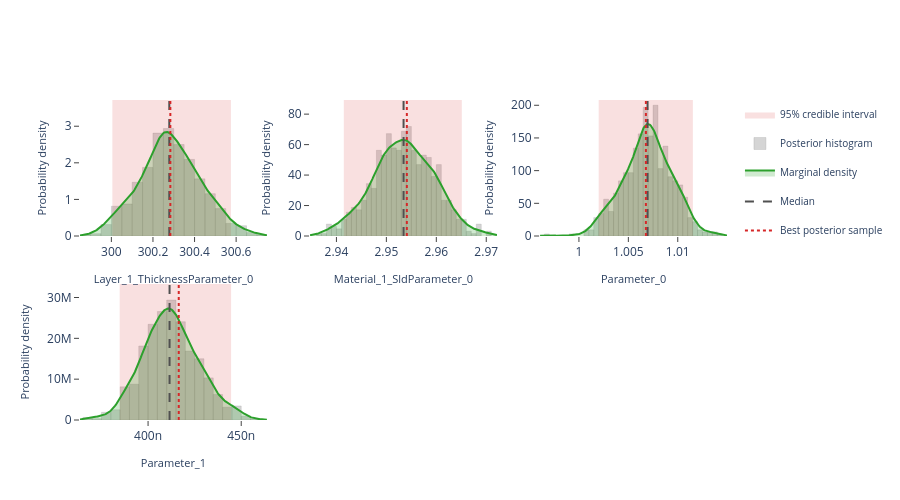

Notebook cell for this chart:
### Markdown cell above
## Interactive posterior plots

The next three cells render the same Plotly figures that are shown on the
Bayesian Posterior tab of the EasyReflectometryApp:

* **Marginals** — per-parameter distribution: histogram + smooth KDE marginal,
  shaded 95% credible interval, and median / best-sample lines
  (`plot_distribution` or `posterior.distribution()`)
* **Corner plot** — pairwise marginals + 2-D contours + scatter (`plot_corner`)
* **Traces** — per-chain trace + marginal histogram (`plot_trace`)

The standalone helpers are called with ``return_figure=True`` so they return a
Plotly ``Figure`` that we render in the notebook with ``fig.show()``; the
``PosteriorResults`` methods return the figure directly.

### Code cell
# ---- Marginal posterior distributions ---------------------------------------
# One panel per free parameter, each overlaying the posterior histogram, a
# smooth Gaussian-KDE marginal, the shaded 95% credible interval, and the
# median / best-sample reference lines.  Mirrors the "Marginals" sub-tab in
# the EasyReflectometryApp.

# The PosteriorResults method passes ``logp`` through automatically so the
# best posterior sample (MAP) line is drawn:
fig = posterior.distribution()
fig.show()

# Standalone equivalent (pass ``logp`` to get the best-sample line):
# fig = plot_distribution(
#     posterior.draws,
#     posterior.param_names,
#     logp=posterior.logp,
#     return_figure=True,
# )
# fig.show()

### Figure 1 — Plotly figure (JSON) as saved in the notebook; plotly's stock layout.template omitted (floating-point values rounded to 4 significant figures; data arrays with more than 128 entries replaced by an {"elided": "..."} marker saying what was removed)
{"data": [{"fill": "toself", "fillcolor": "rgba(214, 39, 40, 0.14)", "hoverinfo": "skip", "legendgroup": "95% credible interval", "line": {"color": "rgba(214, 39, 40, 0.14)", "width": 0}, "mode": "lines", "name": "95% credible interval", "showlegend": true, "type": "scatter", "x": [300.0, 300.6, 300.6, 300.0, 300.0], "xaxis": "x", "y": [0.0, 0.0, 3.717, 3.717, 0.0], "yaxis": "y"}, {"histnorm": "probability density", "hovertemplate": "sample=%{x:.4f}<br>density: %{y:.2f}<extra></extra>", "legendgroup": "histogram", "marker": {"color": "rgba(120, 120, 120, 0.38)", "line": {"color": "rgba(120, 120, 120, 0.24)", "width": 1}}, "name": "Posterior histogram", "nbinsx": 40, "opacity": 0.82, "showlegend": true, "type": "histogram", "x": {"elided": "640 float values"}, "xaxis": "x", "yaxis": "y"}, {"fill": "tozeroy", "fillcolor": "rgba(44, 160, 44, 0.22)", "hovertemplate": "Layer_1_ThicknessParameter_0: %{x:.4f}<br>density: %{y:.4f}<extra></extra>", "legendgroup": "marginal", "line": {"color": "rgb(44, 160, 44)", "width": 2}, "mode": "lines", "name": "Marginal density", "showlegend": true, "type": "scatter", "x": {"elided": "256 float values"}, "xaxis": "x", "y": {"elided": "256 float values"}, "yaxis": "y"}, {"hovertemplate": "Median: %{x:.4f}<extra></extra>", "legendgroup": "Median", "line": {"color": "rgb(80, 80, 80)", "dash": "dash", "width": 2}, "mode": "lines", "name": "Median", "showlegend": true, "type": "scatter", "x": [300.3, 300.3], "xaxis": "x", "y": [0.0, 3.717], "yaxis": "y"}, {"hovertemplate": "Best posterior sample: %{x:.4f}<extra></extra>", "legendgroup": "Best posterior sample", "line": {"color": "rgb(214, 39, 40)", "dash": "dot", "width": 2}, "mode": "lines", "name": "Best posterior sample", "showlegend": true, "type": "scatter", "x": [300.3, 300.3], "xaxis": "x", "y": [0.0, 3.717], "yaxis": "y"}, {"fill": "toself", "fillcolor": "rgba(214, 39, 40, 0.14)", "hoverinfo": "skip", "legendgroup": "95% credible interval", "line": {"color": "rgba(214, 39, 40, 0.14)", "width": 0}, "mode": "lines", "name": "95% credible interval", "showlegend": false, "type": "scatter", "x": [2.941, 2.965, 2.965, 2.941, 2.941], "xaxis": "x2", "y": [0.0, 0.0, 89.28, 89.28, 0.0], "yaxis": "y2"}, {"histnorm": "probability density", "hovertemplate": "sample=%{x:.4f}<br>density: %{y:.2f}<extra></extra>", "legendgroup": "histogram", "marker": {"color": "rgba(120, 120, 120, 0.38)", "line": {"color": "rgba(120, 120, 120, 0.24)", "width": 1}}, "name": "Posterior histogram", "nbinsx": 40, "opacity": 0.82, "showlegend": false, "type": "histogram", "x": {"elided": "640 float values"}, "xaxis": "x2", "yaxis": "y2"}, {"fill": "tozeroy", "fillcolor": "rgba(44, 160, 44, 0.22)", "hovertemplate": "Material_1_SldParameter_0: %{x:.4f}<br>density: %{y:.4f}<extra></extra>", "legendgroup": "marginal", "line": {"color": "rgb(44, 160, 44)", "width": 2}, "mode": "lines", "name": "Marginal density", "showlegend": false, "type": "scatter", "x": {"elided": "256 float values"}, "xaxis": "x2", "y": {"elided": "256 float values"}, "yaxis": "y2"}, {"hovertemplate": "Median: %{x:.4f}<extra></extra>", "legendgroup": "Median", "line": {"color": "rgb(80, 80, 80)", "dash": "dash", "width": 2}, "mode": "lines", "name": "Median", "showlegend": false, "type": "scatter", "x": [2.953, 2.953], "xaxis": "x2", "y": [0.0, 89.28], "yaxis": "y2"}, {"hovertemplate": "Best posterior sample: %{x:.4f}<extra></extra>", "legendgroup": "Best posterior sample", "line": {"color": "rgb(214, 39, 40)", "dash": "dot", "width": 2}, "mode": "lines", "name": "Best posterior sample", "showlegend": false, "type": "scatter", "x": [2.954, 2.954], "xaxis": "x2", "y": [0.0, 89.28], "yaxis": "y2"}, {"fill": "toself", "fillcolor": "rgba(214, 39, 40, 0.14)", "hoverinfo": "skip", "legendgroup": "95% credible interval", "line": {"color": "rgba(214, 39, 40, 0.14)", "width": 0}, "mode": "lines", "name": "95% credible interval", "showlegend": false, "type": "scatter", "x": [1.002, 1.012, 1.012, 1.002, 1.002], "xaxis": "x3", "y": [0.0, 0.0, 208.1, 208.1, 0.0], "yaxis": "y3"}, {"histnorm": "probability density", "hovertemplate": "sample=%{x:.4f}<br>density: %{y:.2f}<extra></extra>", "legendgroup": "histogram", "marker": {"color": "rgba(120, 120, 120, 0.38)", "line": {"color": "rgba(120, 120, 120, 0.24)", "width": 1}}, "name": "Posterior histogram", "nbinsx": 40, "opacity": 0.82, "showlegend": false, "type": "histogram", "x": {"elided": "640 float values"}, "xaxis": "x3", "yaxis": "y3"}, {"fill": "tozeroy", "fillcolor": "rgba(44, 160, 44, 0.22)", "hovertemplate": "Parameter_0: %{x:.4f}<br>density: %{y:.4f}<extra></extra>", "legendgroup": "marginal", "line": {"color": "rgb(44, 160, 44)", "width": 2}, "mode": "lines", "name": "Marginal density", "showlegend": false, "type": "scatter", "x": {"elided": "256 float values"}, "xaxis": "x3", "y": {"elided": "256 float values"}, "yaxis": "y3"}, {"hovertemplate": "Median: %{x:.4f}<extra></extra>", "legendgroup": "Median", "line": {"color": "rgb(80, 80, 80)", "dash": "dash", "width": 2}, "mode": "lines", "name": "Median", "showlegend": false, "type": "scatter", "x": [1.007, 1.007], "xaxis": "x3", "y": [0.0, 208.1], "yaxis": "y3"}, {"hovertemplate": "Best posterior sample: %{x:.4f}<extra></extra>", "legendgroup": "Best posterior sample", "line": {"color": "rgb(214, 39, 40)", "dash": "dot", "width": 2}, "mode": "lines", "name": "Best posterior sample", "showlegend": false, "type": "scatter", "x": [1.007, 1.007], "xaxis": "x3", "y": [0.0, 208.1], "yaxis": "y3"}, {"fill": "toself", "fillcolor": "rgba(214, 39, 40, 0.14)", "hoverinfo": "skip", "legendgroup": "95% credible interval", "line": {"color": "rgba(214, 39, 40, 0.14)", "width": 0}, "mode": "lines", "name": "95% credible interval", "showlegend": false, "type": "scatter", "x": [3.848e-07, 4.446e-07, 4.446e-07, 3.848e-07, 3.848e-07], "xaxis": "x4", "y": [0.0, 0.0, 33310000.0, 33310000.0, 0.0], "yaxis": "y4"}, {"histnorm": "probability density", "hovertemplate": "sample=%{x:.4f}<br>density: %{y:.2f}<extra></extra>", "legendgroup": "histogram", "marker": {"color": "rgba(120, 120, 120, 0.38)", "line": {"color": "rgba(120, 120, 120, 0.24)", "width": 1}}, "name": "Posterior histogram", "nbinsx": 40, "opacity": 0.82, "showlegend": false, "type": "histogram", "x": {"elided": "640 float values"}, "xaxis": "x4", "yaxis": "y4"}, {"fill": "tozeroy", "fillcolor": "rgba(44, 160, 44, 0.22)", "hovertemplate": "Parameter_1: %{x:.4f}<br>density: %{y:.4f}<extra></extra>", "legendgroup": "marginal", "line": {"color": "rgb(44, 160, 44)", "width": 2}, "mode": "lines", "name": "Marginal density", "showlegend": false, "type": "scatter", "x": {"elided": "256 float values"}, "xaxis": "x4", "y": {"elided": "256 float values"}, "yaxis": "y4"}, {"hovertemplate": "Median: %{x:.4f}<extra></extra>", "legendgroup": "Median", "line": {"color": "rgb(80, 80, 80)", "dash": "dash", "width": 2}, "mode": "lines", "name": "Median", "showlegend": false, "type": "scatter", "x": [4.115e-07, 4.115e-07], "xaxis": "x4", "y": [0.0, 33310000.0], "yaxis": "y4"}, {"hovertemplate": "Best posterior sample: %{x:.4f}<extra></extra>", "legendgroup": "Best posterior sample", "line": {"color": "rgb(214, 39, 40)", "dash": "dot", "width": 2}, "mode": "lines", "name": "Best posterior sample", "showlegend": false, "type": "scatter", "x": [4.165e-07, 4.165e-07], "xaxis": "x4", "y": [0.0, 33310000.0], "yaxis": "y4"}], "layout": {"barmode": "overlay", "height": 500, "legend": {"font": {"size": 10}}, "plot_bgcolor": "white", "showlegend": true, "xaxis": {"anchor": "y", "domain": [0.0, 0.2889], "range": [299.8, 300.7], "showgrid": false, "ticks": "outside", "title": {"font": {"size": 11}, "text": "Layer_1_ThicknessParameter_0"}, "zeroline": false}, "xaxis2": {"anchor": "y2", "domain": [0.3556, 0.6444], "range": [2.935, 2.972], "showgrid": false, "ticks": "outside", "title": {"font": {"size": 11}, "text": "Material_1_SldParameter_0"}, "zeroline": false}, "xaxis3": {"anchor": "y3", "domain": [0.7111, 1.0], "range": [0.9961, 1.015], "showgrid": false, "ticks": "outside", "title": {"font": {"size": 11}, "text": "Parameter_0"}, "zeroline": false}, "xaxis4": {"anchor": "y4", "domain": [0.0, 0.2889], "range": [3.635e-07, 4.638e-07], "showgrid": false, "ticks": "outside", "title": {"font": {"size": 11}, "text": "Parameter_1"}, "zeroline": false}, "xaxis5": {"anchor": "y5", "domain": [0.3556, 0.6444], "showgrid": false, "ticks": "outside", "zeroline": false}, "xaxis6": {"anchor": "y6", "domain": [0.7111, 1.0], "showgrid": false, "ticks": "outside", "zeroline": false}, "yaxis": {"anchor": "x", "domain": [0.575, 1.0], "range": [0.0, 3.717], "showgrid": false, "ticks": "outside", "title": {"font": {"size": 11}, "text": "Probability density"}, "zeroline": false}, "yaxis2": {"anchor": "x2", "domain": [0.575, 1.0], "range": [0.0, 89.28], "showgrid": false, "ticks": "outside", "title": {"font": {"size": 11}, "text": "Probability density"}, "zeroline": false}, "yaxis3": {"anchor": "x3", "domain": [0.575, 1.0], "range": [0.0, 208.1], "showgrid": false, "ticks": "outside", "title": {"font": {"size": 11}, "text": "Probability density"}, "zeroline": false}, "yaxis4": {"anchor": "x4", "domain": [0.0, 0.425], "range": [0.0, 33310000.0], "showgrid": false, "ticks": "outside", "title": {"font": {"size": 11}, "text": "Probability density"}, "zeroline": false}, "yaxis5": {"anchor": "x5", "domain": [0.0, 0.425], "showgrid": false, "ticks": "outside", "zeroline": false}, "yaxis6": {"anchor": "x6", "domain": [0.0, 0.425], "showgrid": false, "ticks": "outside", "zeroline": false}}}
